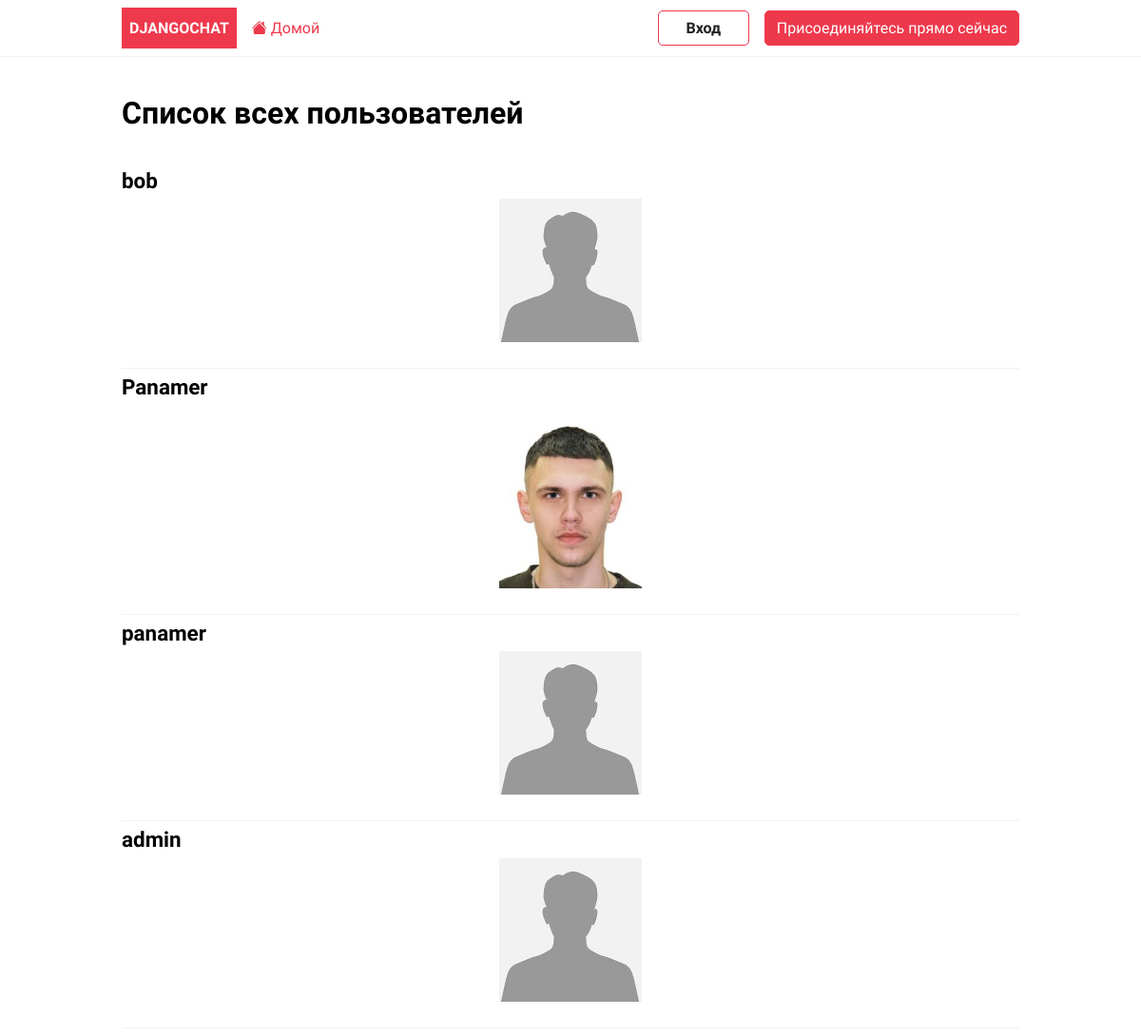
/profile_list/, run on the app's committed database.
### users/models.py (models this page shows, shortened)
class Profile(models.Model):
    user = models.OneToOneField(User, on_delete=models.CASCADE)
    avatar = models.ImageField(
        default='avatar.jpg',
        upload_to='profile_avatars'
    )
    def __str__(self):
        return f'{self.user.username} '

### users/views.py (the view)
# urls.py: path('profile_list/', ProfileList.as_view(), name='profile_list'),
class ProfileList(ListView):
    model = Profile
    template_name = 'profile_list.html'
    context_object_name = 'Profiles'

### users/templates/users/profile_list.html
{% extends 'base.html' %}
{% block content %}
<br>
<h1>Список всех пользователей</h1>
<br>
    {% for profile in Profiles %}
<section>
<h2>{{ profile }}</h2>
            <img style="text-align: left;" src="{{profile.avatar.url}}" alt="{{ profile.username }}" class="avatar"  accept=".jpg,.jpeg,.png"/>
<br>
<hr>
</section>
    {% endfor %}
{% endblock %}

### templates/base.html (shortened to what this page needs)
<!DOCTYPE html>
<html lang="en">
{%load static %}
    <head>
        <link rel="stylesheet" href="{% static 'css/style.css' %}" />
    </head>
    <body>
        <header class="header">
            <div class="container">
            	<a href="{%url 'home'%}" class="logo">Djangochat</a>
            	<nav class="nav">
	            	<a href="{%url 'home'%}"><i class="bi bi-house-fill"></i> Домой</a>
	                {% if request.user.is_authenticated %}
		                	<a href="{% url 'profile' %}" title="Update my profile">Здравствуй, {{request.user | title}}</a>
	    	                <a href="{% url 'logout' %}" class="btn btn-outline">Выход</a>
	                {% else %}
							<a href="{% url 'login' %}" class="btn btn-outline">Вход</a>
	            	        <a href="{% url 'register' %}" class="btn btn-primary">Присоединяйтесь прямо сейчас</a>
	                {% endif %}
	             </nav>
            </div>
        </header>
        <main>
            <div class="container">
             {%block content %}
             {%endblock content%}
            </div>
        </main>
    </body>
</html>

### static/css/style.css (style rules this page uses)
:root { --color-primary: #ee394c; --color-secondary: #86b7fe; --color-light: #f2f2f2; --color-gray: #ced4da; --color-dark: #212121; --color-white: #ffffff; --color-error: #e2442f; --color-warning: #ffc900; --color-info: #02a2b9; --color-success: #1ba345; --color-input: #00d1b2; --border-radius: 5px; }
* { margin: 0; padding: 0; box-sizing: border-box; text-rendering: optimizeLegibility; }
html, body { height: 100%; }
img { max-width: 100%; }
body { font-family: 'Dosis', sans-serif; font-size: 1rem; line-height: 1.7; display: flex; flex-direction: column; }
h1 { font-size: 2rem; line-height: 1.5; }
h2 { font-size: 1.4rem; }
a { color: var(--color-primary); text-decoration: none; }
.container { max-width: 960px; margin: 0 auto; padding: 0.5rem; }
.header { border-bottom: solid 1px var(--color-light); }
.header .container { display: flex; align-items: center; gap:1rem; }
.nav { display:flex; gap:1rem; align-items: center; justify-content: center; flex-basis: 100%; }
.nav a:nth-last-child(2) { margin-left: auto; font-weight: bold; }
.logo { padding: 0.5rem; background-color: var(--color-primary); text-decoration: none; color: var(--color-white); font-weight: bold; text-transform: uppercase; }
hr { height: 1px; border: none; background-color: var(--color-light); }
.avatar { display:block; margin:0 auto; max-width:150px; }
.btn { padding: 0.25rem 0.75rem; border-radius: var(--border-radius); background-color: var(--color-white); border: solid 1px var(--color-white); color: var(--color-dark); cursor: pointer; text-decoration: none; font-size: 1rem; min-width: 6rem; text-align: center; }
.btn-outline { border: solid 1px var(--color-primary); }
.btn-primary { border: solid 1px var(--color-primary); background-color: var(--color-primary); color: var(--color-white); }

### data on the page
Profile: user.username "bob", avatar (placeholder picture)
Profile: user.username "Panamer", avatar (picture)
Profile: user.username "panamer", avatar (placeholder picture)
Profile: user.username "admin", avatar (placeholder picture)
